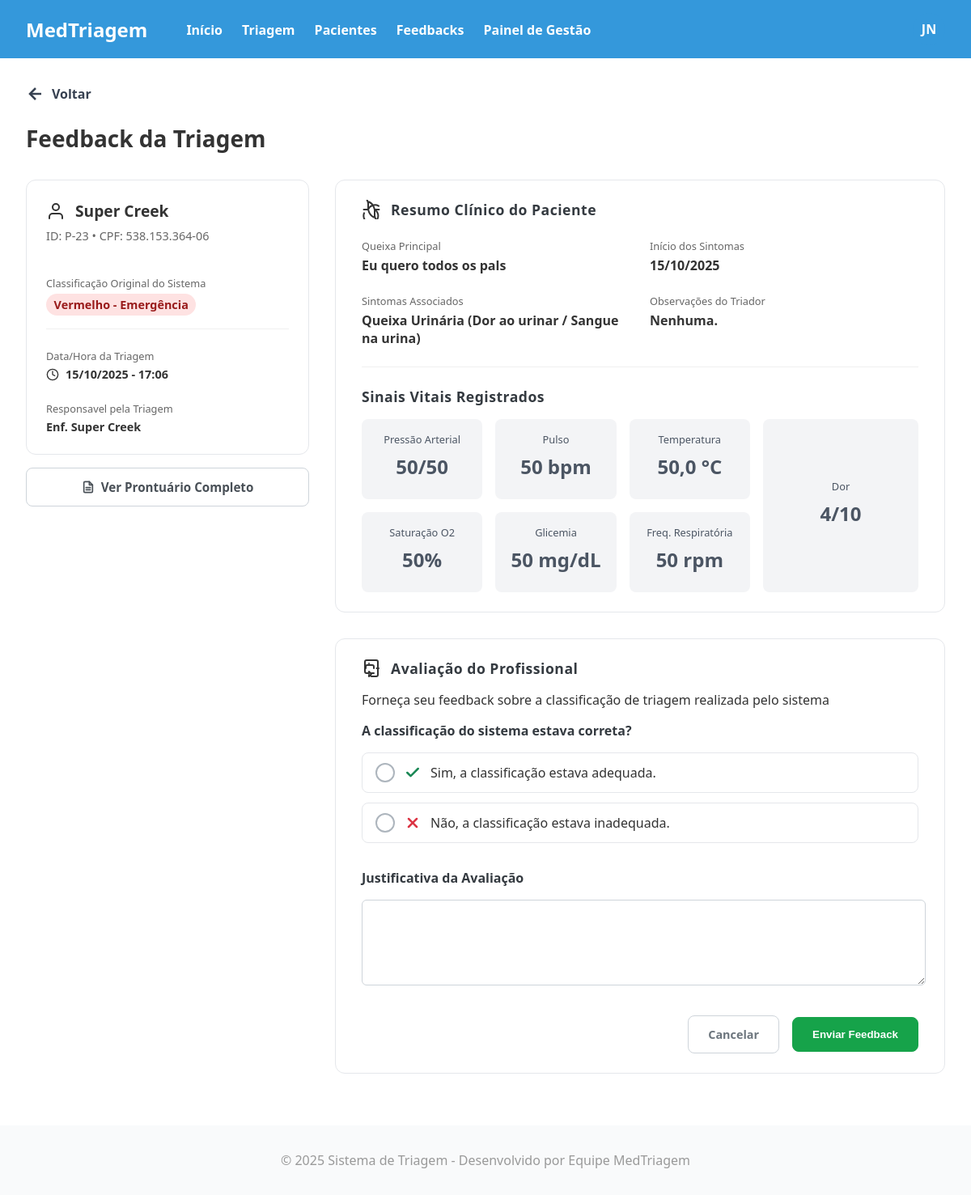
The page /master/paciente/23/feedback/ (signed in) on the database as committed earlier.
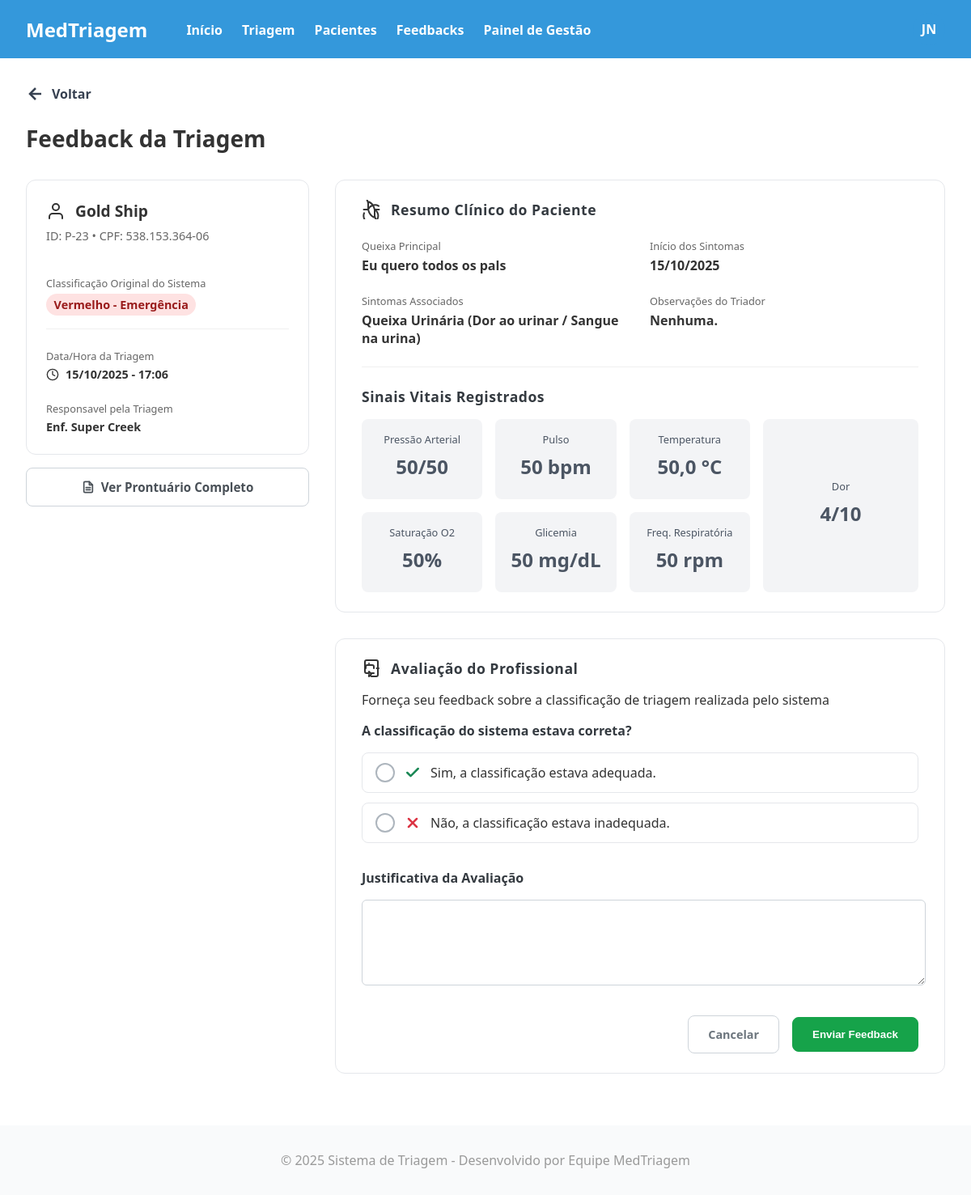
The same page on the database as committed later.
### triagem/models.py (models this page shows, shortened)
class Paciente(models.Model):
    unidade_saude = models.ForeignKey(UnidadeSaude, on_delete=models.CASCADE, null=True) # Campo OBRIGATÓRIO
    Sexualidade = [
        ('Masculino', 'Masculino'),
        ('Feminino', 'Feminino'),
    ]
    Convenios = [
        ('SUS', 'SUS'),
        ('Unimed', 'Unimed'),
        ('Hapvida', 'Hapvida'),
        ('Amil', 'Amil'),
        ('Bradesco Saude', 'Bradesco Saude'),
    ]
    Status = [
        ('Pendente', 'Pendente'),
        ('Aguardando', 'Aguardando'),
        ('Em atendimento', 'Em atendimento'),
        ('Concluido', 'Concluido'),
    ]
    Sintomas = [
        ('Dor_Toracica', 'Dor Torácica / Aperto no Peito'),
        ('Falta_de_Ar', 'Falta de Ar / Dificuldade para Respirar'),
        ('Alteracao_Neurologica_Grave', 'Alteração de Consciência / Convulsão / Confusão'),
        ('Sangramento_Ativo', 'Sangramento Ativo / Vômito ou Fezes com Sangue'),
        ('Febre', 'Febre / Calafrios'),
        ('Dor_de_Cabeca', 'Dor de Cabeça'),
        ('Tontura_MalEstar', 'Tontura / Fraqueza / Mal-estar Geral'),
        ('Sintomas_Respiratorios_Leves', 'Tosse / Espirros / Dor de Garganta'),
        ('Dor_Abdominal', 'Dor Abdominal / Cólica'),
        ('Sintomas_Gastrointestinais', 'Náusea / Vômito / Diarreia'),
        ('Lesao_Trauma', 'Lesão / Trauma / Queda Recente'),
        ('Dor_Locomotora', 'Dor Muscular / Articular / Lombar'),
        ('Reacao_Alergica_Pele', 'Reação Alérgica / Erupção na Pele / Inchaço'),
        ('Queixa_Urinaria', 'Queixa Urinária (Dor ao urinar / Sangue na urina)'),
        ('Outro', 'Outro'),
    ]
    Risco = [
        ('Vermelho', 'Emergência'),
        ('Laranja', 'Muito Urgente'),
        ('Amarelo', 'Urgente'),
        ('Verde', 'Pouco Urgente'),
        ('Azul', 'Não Urgente'),
    ]
    Profissionais = [
        ('Clinica Medica', 'Clinica Medica'),
        ('Ortopedia', 'Ortopedia'),
        ('Pediatria', 'Pediatria'),
        ('Cardiologia', 'Cardiologia'),
        ('Neurologia', 'Neurologia'),
    ]
    nome = models.CharField(max_length=100)
    data_nascimento = models.DateField(verbose_name="Data de Nascimento")
    sexo = models.CharField(choices=Sexualidade, max_length=50)
    cpf = models.CharField(unique=True, max_length=14)
    convenio = models.CharField(choices=Convenios, max_length=50)
    nome_responsavel = models.CharField(max_length=100, blank=True, null=True, verbose_name="Nome do Responsável")
    cpf_responsavel = models.CharField(max_length=11, blank=True, null=True, verbose_name="CPF do Responsável")
    temperatura = models.FloatField(max_length=3)
    pressao_sistolica = models.CharField(max_length=3) # Valor maior
    pressao_diastolica = models.CharField(max_length=3) # Valor menor
    pulso = models.CharField(max_length=3)
    frequenciaRespiratoria = models.CharField(max_length=3)
    saturacao = models.CharField(max_length=3)
    glicemia = models.CharField(max_length=3)
    dor = models.IntegerField(validators=[MinValueValidator(0), MaxValueValidator(10)])
    queixa = models.CharField(max_length=1000)
    inicio_sintomas = models.DateField()
    sintomas_associados = models.CharField(choices=Sintomas, max_length=50)
    observacoes = models.CharField(blank=True, null=True, max_length=1000)
    classificacao = models.CharField(choices=Risco, max_length=50,blank=True, null=True)
    justificativa = models.CharField(blank=True, null=True)
    encaminhamento = models.CharField(choices=Profissionais, max_length=50,blank=True, null=True)
    status = models.CharField(max_length=30, choices=Status, default='Pendente',blank=True, null=True)
    hora_chegada = models.DateTimeField(default=timezone.now, blank=True)
    hora_inicio_atendimento = models.DateTimeField(null=True, blank=True)
    hora_fim_atendimento = models.DateTimeField(null=True, blank=True)
    atendente = models.ForeignKey(settings.AUTH_USER_MODEL, on_delete=models.PROTECT, related_name='pacientes_criados')
    medico_responsavel = models.ForeignKey(settings.AUTH_USER_MODEL, on_delete=models.SET_NULL, related_name='pacientes_atendidos', null=True, blank=True)
    @property
    def pressao_arterial(self):
        return f"{self.pressao_sistolica}/{self.pressao_diastolica}"

class CustomUser(AbstractUser):
    unidade_saude = models.ForeignKey(UnidadeSaude, on_delete=models.CASCADE, null=True) # Campo OBRIGATÓRIO
    class TipoUsuario(models.TextChoices):
        ATENDENTE = 'ATENDENTE', 'Atendente'
        MEDICO = 'MEDICO', 'Médico'
        TECNICO_ENFERMAGEM = 'TECNICO_ENFERMAGEM', 'Téc. de Enfermagem' # <-- NOVO TIPO
        ADMIN = 'ADMIN', 'Admin'
    UF_CHOICES = [
        ('AC', 'AC'), ('AL', 'AL'), ('AP', 'AP'), ('AM', 'AM'), ('BA', 'BA'),
        ('CE', 'CE'), ('DF', 'DF'), ('ES', 'ES'), ('GO', 'GO'), ('MA', 'MA'),
        ('MT', 'MT'), ('MS', 'MS'), ('MG', 'MG'), ('PA', 'PA'), ('PB', 'PB'),
        ('PR', 'PR'), ('PE', 'PE'), ('PI', 'PI'), ('RJ', 'RJ'), ('RN', 'RN'),
        ('RS', 'RS'), ('RO', 'RO'), ('RR', 'RR'), ('SC', 'SC'), ('SP', 'SP'),
        ('SE', 'SE'), ('TO', 'TO'),
    ]
    Especializacoes = [
        ('CLINICA_GERAL', 'Clínica Geral'),
        ('CARDIOLOGIA', 'Cardiologia'),
        ('ORTOPEDIA', 'Ortopedia'),
        ('PEDIATRIA', 'Pediatria'),
        ('NEUROLOGIA', 'Neurologia'),
        ('OUTRA', 'Outra')
    ]
    nome_completo = models.CharField(max_length=255)
    email = models.EmailField(unique=True)
    cpf = models.CharField(max_length=14, unique=True)
    tipo_usuario = models.CharField(max_length=20, choices=TipoUsuario.choices, default=TipoUsuario.ATENDENTE)
    crm = models.CharField(max_length=20, blank=True, null=True, verbose_name="CRM (Apenas para Médicos)")
    especializacao = models.CharField(max_length=50, choices=Especializacoes,blank=True,null=True)
    coren = models.CharField(max_length=20, blank=True, null=True, verbose_name="COREN (Apenas para Téc. de Enfermagem)")
    uf_registro = models.CharField(max_length=2, choices=UF_CHOICES, blank=True, null=True, verbose_name="UF do Registro Profissional")
    foto_perfil = models.ImageField(upload_to='fotos_perfil/', default='fotos_perfil/default.jpg', null=True,blank=True,verbose_name="Foto de Perfil")
    USERNAME_FIELD = 'username'
    REQUIRED_FIELDS = ['email', 'nome_completo', 'cpf']

### triagem/views.py (the view)
# urls.py: path('paciente/<int:pk>/feedback/', feedback_view, name='dar_feedback'),
@login_required
def feedback_view(request, pk):
    unidade_atual = request.user.unidade_saude
    paciente = get_object_or_404(Paciente, pk=pk)
    if FeedbackTriagem.objects.filter(paciente=paciente, usuario=request.user, unidade_saude=unidade_atual).exists():
        messages.error(request, 'Você já enviou um feedback para este paciente.')
        return redirect('hosp:listar')
    if request.method == 'POST':
        form = FeedbackTriagemForm(request.POST)
        if form.is_valid():
            feedback = form.save(commit=False)
            feedback.paciente = paciente
            feedback.usuario = request.user
            feedback.save()
            messages.success(request, 'Feedback enviado com sucesso!')
            return redirect('hosp:listar')
    else:
        form = FeedbackTriagemForm()
    context = {
        'form': form,
        'paciente': paciente
    }
    return render(request, 'site/feedback_form.html', context)

### triagem/forms.py (shortened to what this page needs)
class FeedbackTriagemForm(forms.ModelForm):
    class Meta:
        model = FeedbackTriagem
        fields = ['triagem_correta', 'classificacao_correta', 'motivo']
        widgets = {
            'triagem_correta': forms.RadioSelect(choices=(
                (True, 'Sim, a classificação estava adequada.'),
                (False, 'Não, a classificação estava inadequada.')
            )),
            'classificacao_correta': forms.Select(attrs={'class': 'form-control'}),
            'motivo': forms.Textarea(attrs={'class': 'form-control', 'rows': 3}),
        }

### triagem/templates/site/feedback_form.html (shortened to what the changed rows need)
{% extends 'site/headerBase.html' %}
{% load static %}
{% block styles %}
    <link rel="stylesheet" href="{% static 'front/css/feedback.css' %}?v=3">
{% endblock %}
{% block content %}
<main class="feedback-container">
    <div class="feedback-header">
        <h2 class="header-title">Feedback da Triagem</h2>
    </div>
    <div class="feedback-grid">
        <div class="coluna-paciente">
            <aside class="patient-summary-card">
                <div class="summary-header">
                    <svg xmlns="http://www.w3.org/2000/svg" width="24" height="24" viewBox="0 0 24 24" fill="none" stroke="currentColor" stroke-width="2" stroke-linecap="round" stroke-linejoin="round"><path d="M20 21v-2a4 4 0 0 0-4-4H8a4 4 0 0 0-4 4v2"></path><circle cx="12" cy="7" r="4"></circle></svg>
                    <h3>{{ paciente.nome }}</h3>
                </div>
                <p class="summary-id-cpf">ID: P-{{ paciente.id }} &bull; CPF: {{ paciente.cpf }}</p>
                <div class="summary-item summary-item-bordered">
                    <label>Classificação Original do Sistema</label>
                    <span class="tag {{ paciente.classificacao|lower }}">
                        {{ paciente.classificacao }} - {{ paciente.get_classificacao_display }}
                    </span>
                </div>
                <div class="summary-item">
                    <label>Data/Hora da Triagem</label>
                    <span><svg xmlns="http://www.w3.org/2000/svg" width="16" height="16" viewBox="0 0 24 24" fill="none" stroke="currentColor" stroke-width="2" stroke-linecap="round" stroke-linejoin="round"><circle cx="12" cy="12" r="10"></circle><polyline points="12 6 12 12 16 14"></polyline></svg> {{ paciente.hora_chegada|date:"d/m/Y \- H:i" }}</span>
                </div>
                <div class="summary-item">
                    <label>Responsavel pela Triagem</label>
                    <span>Enf. {{ paciente.atendente.nome_completo }}</span>
                </div>
            </aside>
        </div>
        <div class="feedback-main-content">
            <div class="card">
                <div class="clinical-summary-grid">
                    <div><label>Queixa Principal</label><p>{{ paciente.queixa }}</p></div>
                    <div><label>Início dos Sintomas</label><p>{{ paciente.inicio_sintomas|date:"d/m/Y" }}</p></div>
                    <div><label>Sintomas Associados</label><p>{{ paciente.get_sintomas_associados_display }}</p></div>
                    <div><label>Observações do Triador</label><p>{{ paciente.observacoes|default:"Nenhuma." }}</p> </div>
                </div>
                <div class="sinais-vitais-grid-feedback">
                    <div class="vitais-main-grid">
                        <div class="vital-item-box vital-pressao">
                            <label>Pressão Arterial</label>
                            <span class="valor">{{ paciente.pressao_arterial }}</span>
                        </div>
                        <div class="vital-item-box vital-pulso">
                            <label>Pulso</label>
                            <span class="valor">{{ paciente.pulso }} bpm</span>
                        </div>
                        <div class="vital-item-box vital-temperatura">
                            <label>Temperatura</label>
                            <span class="valor">{{ paciente.temperatura }} °C</span>
                        </div>
                        <div class="vital-item-box vital-saturacao">
                            <label>Saturação O2</label>
                            <span class="valor">{{ paciente.saturacao }}%</span>
                        </div>
                        <div class="vital-item-box vital-glicemia">
                            <label>Glicemia</label>
                            <span class="valor">{{ paciente.glicemia }} mg/dL</span>
                        </div>
                        <div class="vital-item-box vital-respiratoria">
                            <label>Freq. Respiratória</label>
                            <span class="valor">{{ paciente.frequenciaRespiratoria }} rpm</span>
                        </div>
                    </div>
                    <div class="vital-item-box vital-item-dor-large vital-dor">
                        <label>Dor</label>
                        <span class="valor">{{ paciente.dor }}/10</span>
                    </div>
                </div>
            </div>
        </div>
    </div>
</main>
{% endblock %}

Rows that differ between the two databases and show on the page:
changed Paciente "Eu quero todos os pals": nome "Super Creek" → "Gold Ship"
